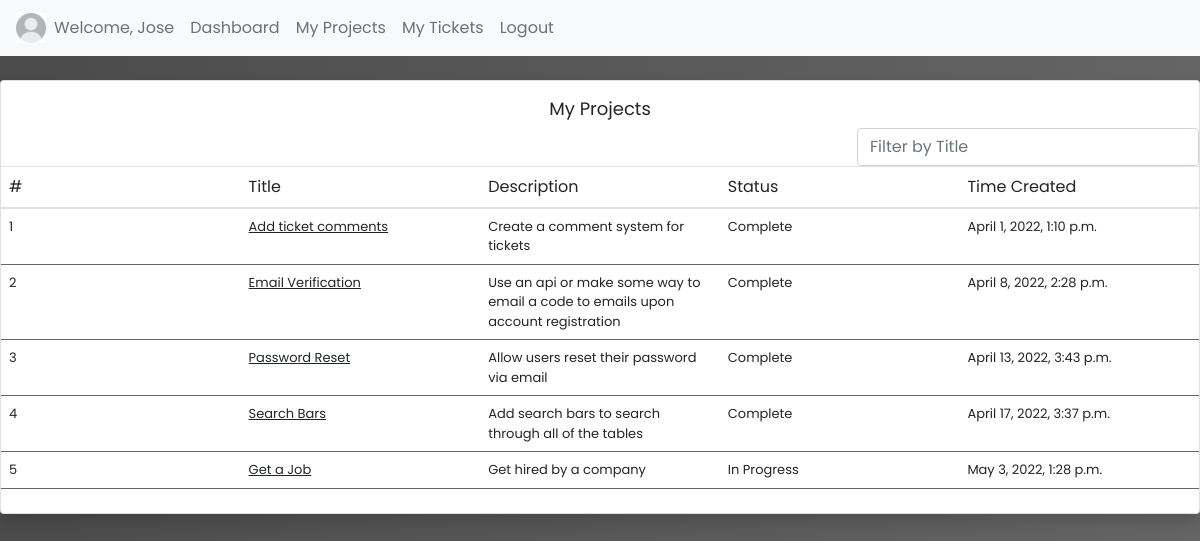
The app's page /my-projects (signed in) with its own data.
### trackersite/models.py (models this page shows)
class User(AbstractUser):
    email = models.EmailField(blank=True, max_length=254, verbose_name='email address', unique=True)
    class Role(models.TextChoices):
        DEV = "Developer", "Developer"
        MANG = "Manager", "Manager"
        ADMN = "Admin", "Admin"
    role = models.CharField(max_length=9, choices=Role.choices, default=Role.DEV)
    image = models.ImageField(upload_to='covers', default='covers/pfp1.jpg')
    demo_user = models.BooleanField(default=False)

class Project(models.Model):
    title = models.CharField(max_length=30)
    desc = models.TextField(max_length=600)
    class Status(models.TextChoices):
        NOT = "Not Started",
        PRGRS = "In Progress",
        CMPLTE = "Complete",
    status = models.CharField(max_length=11, choices=Status.choices, default=Status.NOT)
    manager = models.ForeignKey(User, on_delete=models.SET_NULL, related_name="project_manager", null=True)
    creator = models.ForeignKey(User, on_delete=models.SET_NULL, null=True)
    time_created = models.DateTimeField(auto_now_add=True)

### trackersite/views.py (the view)
# urls.py: path("my-projects", views.projects, name="my_projects"),
@login_required
def projects(request):
    if request.user.role != "Developer":
        projects = models.Project.objects.filter(id__in=
        models.Team.objects.filter(member_id = request.user.id).values_list('project_id')).order_by('time_created')
        allProjects = models.Project.objects.filter().order_by('time_created')
        return render(request, 'trackersite/my_projects.html', {
            "projects":projects, "allProjects":allProjects
        })
    else:
        projects = models.Project.objects.filter(id__in=
        models.Team.objects.filter(member_id = request.user.id).values_list('project_id')).order_by('time_created')
        return render(request, 'trackersite/my_projects.html', {
            "projects":projects
        })

### trackersite/templates/trackersite/my_projects.html (shortened to what this page needs)
{% extends 'trackersite/layout.html' %}
{% block body %}
<br><div class="card shadow border-start-primary py-2">
    <div style="justify-content:center; display: flex; padding: 0.5%; font-size: large;">My Projects</div>
    <div class="form-inline" style="justify-content: right;">
        <input class="form-control" type="search" placeholder="Filter by Title" aria-label="Search" id="searchBar1" onkeyup="search_names('searchBar1', 'titles1')">
    </div>
    <div>
        <table class="table projects">
            <thead>
                <tr>
                <th scope="col">#</th>
                <th scope="col">Title</th>
                <th scope="col">Description</th>
                <th scope="col">Status</th>
                <th scope="col">Time Created</th>
                </tr>
            </thead>
            <tbody>
                {% for project in projects %}
                <tr>
                    <td scope="row">{{ forloop.counter }}</td>
                    <td><a class="titles1 hlink" href="{% url 'manage_project' project.title %}" class="hlink">{{project.title}}</a></td>
                    <td>{{project.desc}}</td>
                    <td>{{project.status}}</td>
                    <td>{{project.time_created}}</td>
                </tr>
                {% endfor %}
    </tbody>
        </table>
    </div>
</div>
{% endblock %}

### trackersite/templates/trackersite/layout.html (shortened to what this page needs)
{% load static %}
<!DOCTYPE html>
<html lang="en">
    <head>
        <link rel="stylesheet" href="https://cdn.jsdelivr.net/npm/bootstrap@4.3.1/dist/css/bootstrap.min.css">
        <link href="https://cdn.jsdelivr.net/npm/bootstrap@5.1.3/dist/css/bootstrap.min.css" rel="stylesheet">
        <link rel="stylesheet" href="{% static 'trackersite/style.css' %}">
    </head>
    <body class="gbody {% block body_class %}{% endblock %}">
        <nav class="navbar navbar-expand-lg navbar-light bg-light customNav">
          <div><img src="{{user.image.url}}" alt="Pfp" style="height: 30px; width: 30px;"></div>
          <div class="collapse navbar-collapse" id="sitetoggle">
            <ul class="navbar-nav mr-auto mt-2 mt-lg-0">
              <li class="nav-item">
                <a class="nav-link" href="{% url 'load_user' user.username %}">Welcome, {{user.username}}</a>
              </li>
              <li class="nav-item">
                <a class="nav-link" href="{% url 'index' %}">Dashboard</a>
              </li>
              <li class="nav-item">
                <a class="nav-link" href="{% url 'my_projects' %}">My Projects</a>
              </li>
              <li class="nav-item">
                <a class="nav-link" href="{% url 'my_tickets' %}">My Tickets</a>
              </li>
              <li class="nav-item">
                <a class="nav-link" href="{% url 'logout' %}">Logout</a>
              </li>
            </ul>
          </div>
        </nav>
        {% block body %}
        {% endblock %}
    </body>
</html>

### trackersite/static/trackersite/style.css (style rules this page uses)
* { margin: 0; padding: 0; box-sizing: border-box; font-family: 'Poppins', sans-serif }
body { background-color: #ffffff; }
.gbody { background: rgb(75,75,75); background: -moz-linear-gradient(left, rgba(75,75,75,1) 0%, rgb(101, 101, 101) 100%); background: -webkit-linear-gradient(left, rgba(75,75,75,1) 0%,rgba(101,101,101,1) 100%); background: linear-gradient(to right, rgba(75,75,75,1) 0%,rgba(101,101,101,1) 100%); }
th { font-weight: normal; }
.customNav { background-color: #e6e6e6; }
table.projects { border-collapse: collapse; border-spacing: 0px; table-layout: fixed; }
table.projects tr th { font-size: medium; }
table.projects tr td { border-bottom: 1px solid #656565; }
table { border-spacing: 0px; }
table tbody tr { border-bottom: 1pt solid black; }
table tbody { font-size: small; }
.hlink { color: #212529; font-weight: normal; }

### records on screen
User: image (picture), username "Jose"
Project: title "Add ticket comments", desc "Create a comment system for tickets", status "Complete", time_created "April 1, 2022, 1:10 p.m."
Project: title "Email Verification", desc "Use an api or make some way to email a code to emails upon account registration", status "Complete", time_created "April 8, 2022, 2:28 p.m."
Project: title "Password Reset", desc "Allow users reset their password via email", status "Complete", time_created "April 13, 2022, 3:43 p.m."
Project: title "Search Bars", desc "Add search bars to search through all of the tables", status "Complete", time_created "April 17, 2022, 3:37 p.m."
Project: title "Get a Job", desc "Get hired by a company", status "In Progress", time_created "May 3, 2022, 1:28 p.m."
